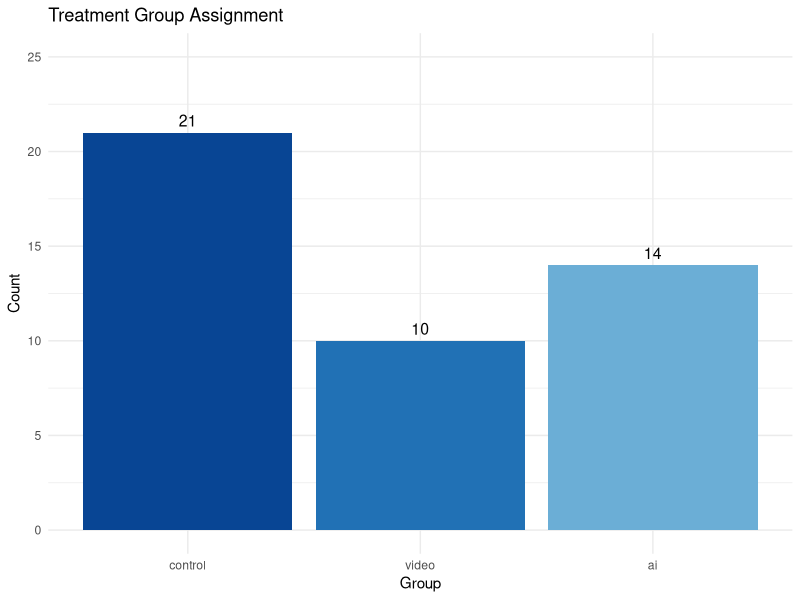
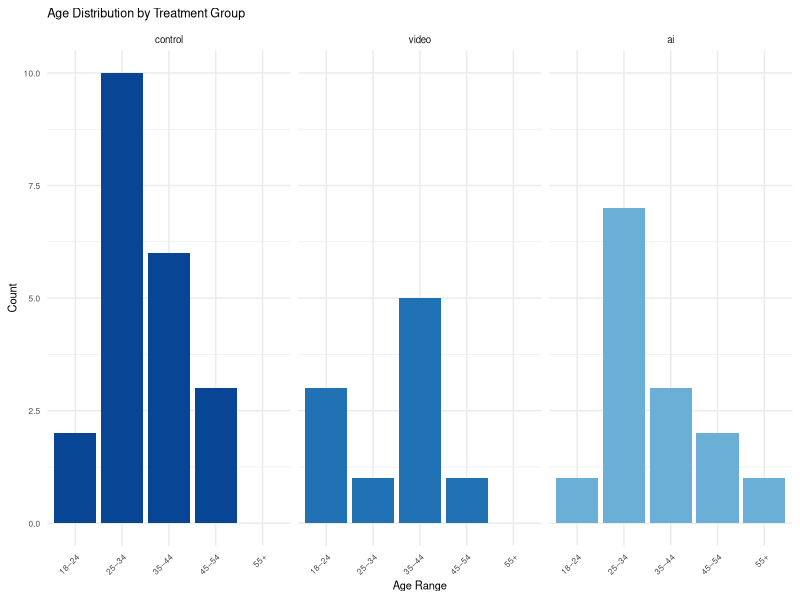
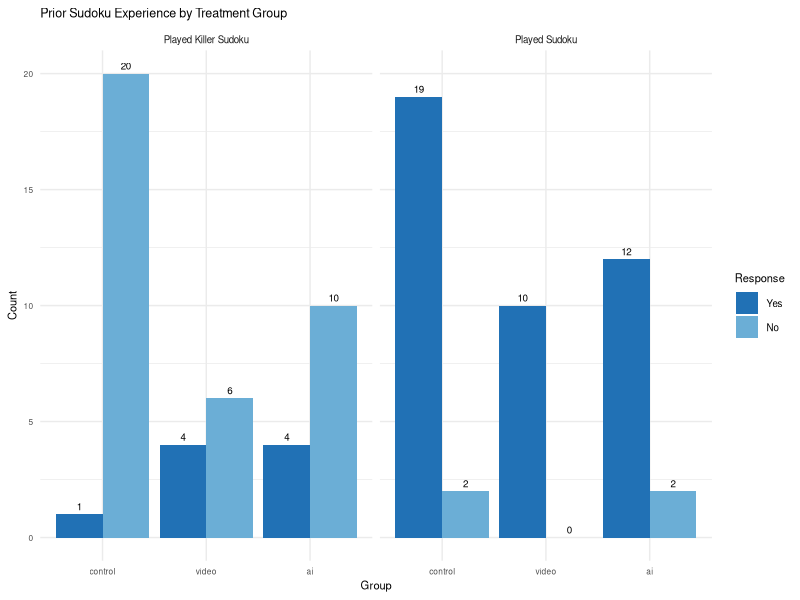
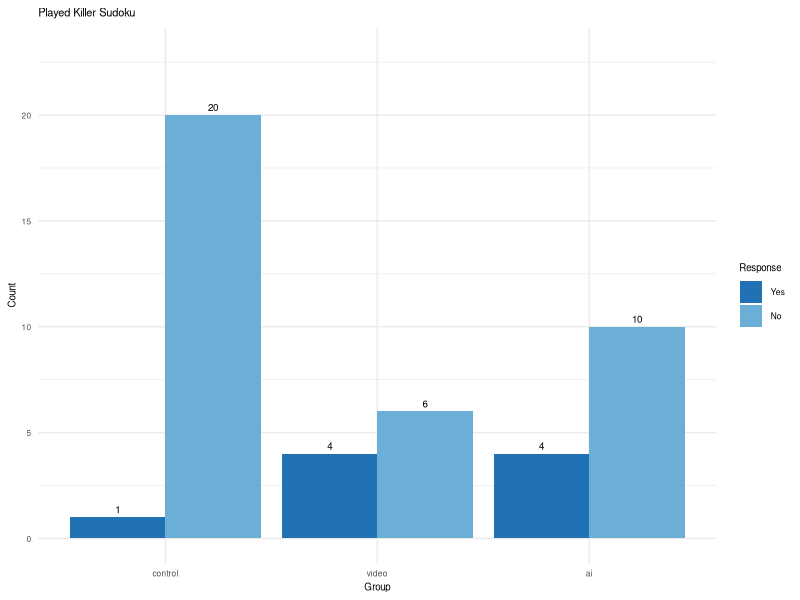
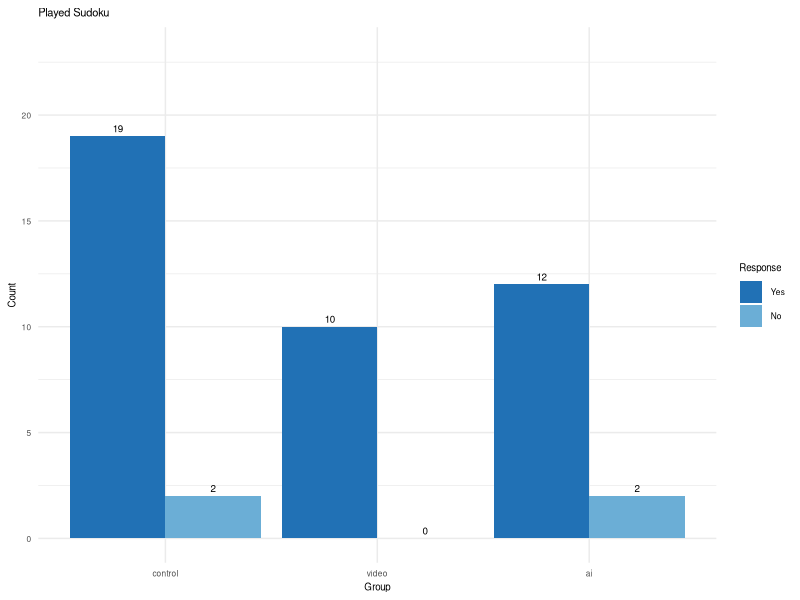
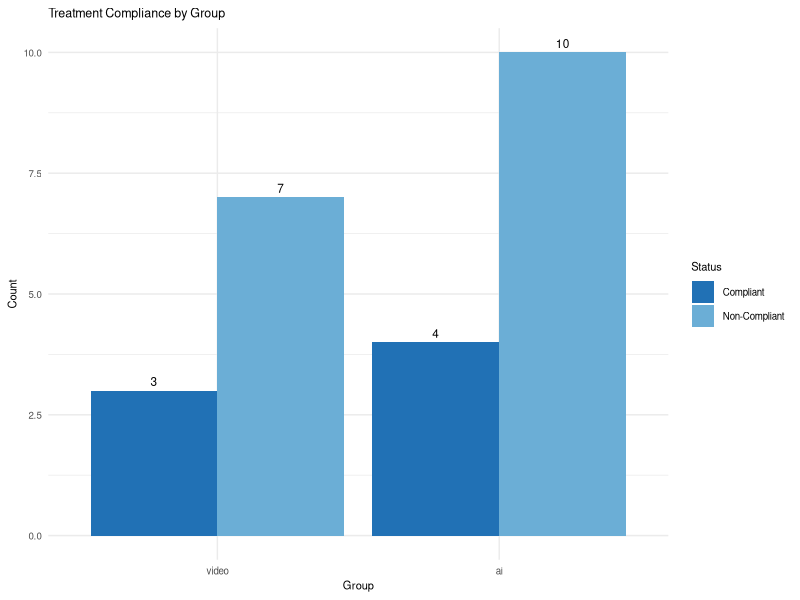
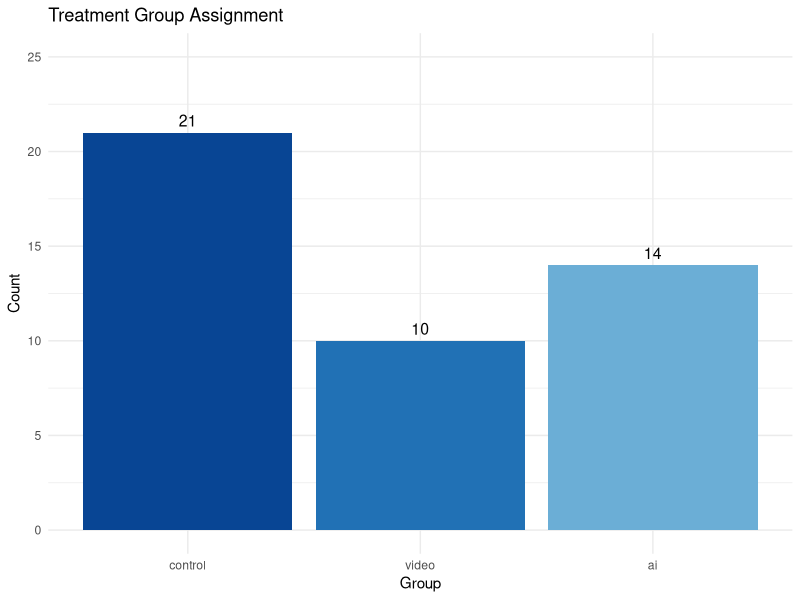
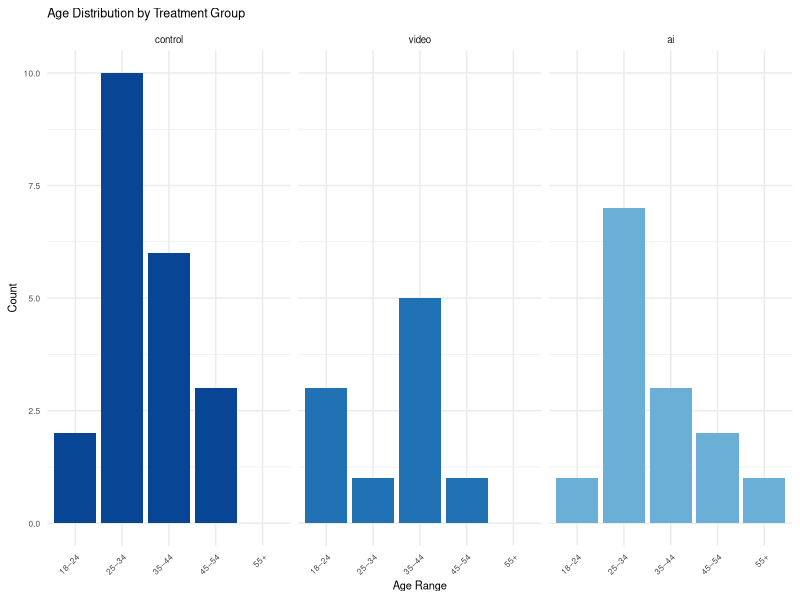

Recreate these plots in R, in order. (Note: this script raises an error after producing the figures.)
library(dplyr)
library(tidyverse)
library(knitr)
library(readr)
library(ggplot2)

height = 4
width = 3.5

df <- read_csv("./data/raw/killer_sudoku_experiment_raw.csv") |>
  mutate(
    group = factor(group, levels = c("control", "video", "ai")),
    completed = puzzle2Correct == TRUE
  )
  

cov_summary <- df |>
  group_by(group) |>
  summarise(
    N = as.character(n()),
    `Age 18-24 (%)` = as.character(round(mean(ageRange == "18\u201324", na.rm=TRUE)*100, 1)),
    `Age 25-34 (%)` = as.character(round(mean(ageRange == "25\u201334", na.rm=TRUE)*100, 1)),
    `Age 35-44 (%)` = as.character(round(mean(ageRange == "35\u201344", na.rm=TRUE)*100, 1)),
    `Age 45-54 (%)` = as.character(round(mean(ageRange == "45\u201354", na.rm=TRUE)*100, 1)),
    `Age 55+ (%)` = as.character(round(mean(ageRange == "55+", na.rm=TRUE)*100, 1)),
    `Played Sudoku: Yes (%)` = as.character(round(mean(playedSudoku == "Yes", na.rm=TRUE)*100, 1)),
    `Played Killer Sudoku: Yes (%)` = as.character(round(mean(playedKillerSudoku == "Yes", na.rm=TRUE)*100, 1))
  ) |>
  pivot_longer(-group, names_to = "Covariate", values_to = "value") |>
  pivot_wider(names_from = group, values_from = value)

cov_summary

## Summary chart of assignment to treatment group
df |>
  count(group) |>
  ggplot(aes(x = group, y = n, fill = group)) +
  geom_bar(stat = "identity") +
  scale_fill_manual(values = c("control" = "#084594", "video" = "#2171b5", "ai" = "#6baed6")) +
  labs(title = "Treatment Group Assignment", x = "Group", y = "Count") +
  ylim(0, 25) +
  geom_text(aes(label = n), vjust = -0.5, size = 4) +
  theme_minimal() +
  theme(legend.position = "none")

ggsave("./output/group_assignment.png", width = width, height = height, dpi = 300)


## Covariate balance table
## Age distribution - faceted histogram
ggplot(df, aes(x = ageRange, fill = group)) +
  geom_bar(position = "dodge") +
  facet_wrap(~group) +
  scale_fill_manual(values = c("control" = "#084594", "video" = "#2171b5", "ai" = "#6baed6")) +
  labs(title = "Age Distribution by Treatment Group", x = "Age Range", y = "Count") +
  theme_minimal() +
  theme(
    legend.position = "none",
    axis.text.x = element_text(size = 6, angle = 45, hjust = 1),
    axis.text.y = element_text(size = 6),
    axis.title = element_text(size = 8),
    strip.text = element_text(size = 7),
    plot.title = element_text(size = 9)
  )
ggsave("./output/age_distribution.png", width = width, height = height, dpi = 300)

## Previous experience
df |>
  pivot_longer(cols = c(playedSudoku, playedKillerSudoku),
               names_to = "Variable", values_to = "Response") |>
  mutate(Response = factor(Response, levels = c("Yes", "No"))) |>
  mutate(Variable = recode(Variable,
                           "playedSudoku" = "Played Sudoku",
                           "playedKillerSudoku" = "Played Killer Sudoku")) |>
  group_by(group, Variable, Response) |>
  summarise(n = n(), .groups = "drop") |>
  complete(group, Variable, Response, fill = list(n = 0)) |>
  ggplot(aes(x = group, y = n, fill = Response)) +
  geom_bar(stat = "identity", position = "dodge") +
  facet_wrap(~Variable) +
  scale_fill_manual(values = c("Yes" = "#2171b5", "No" = "#6baed6")) +
  labs(title = "Prior Sudoku Experience by Treatment Group", x = "Group", y = "Count") +
  geom_text(aes(label = n), 
            position = position_dodge(width = 0.9), 
            vjust = -0.5, size = 2.5) +
  theme_minimal() +
  theme(
    axis.text.x = element_text(size = 6),
    axis.text.y = element_text(size = 6),
    axis.title = element_text(size = 8),
    strip.text = element_text(size = 7),
    plot.title = element_text(size = 9),
    legend.text = element_text(size = 7),
    legend.title = element_text(size = 8)
  )


## previous experience broken into smaller charts
# Smaller chart - killer sudoku
df |>
  mutate(playedKillerSudoku = factor(playedKillerSudoku, levels = c("Yes", "No"))) |>
  group_by(group, playedKillerSudoku) |>
  summarise(n = n(), .groups = "drop") |>
  complete(group, playedKillerSudoku, fill = list(n = 0)) |>
  ggplot(aes(x = group, y = n, fill = playedKillerSudoku)) +
  geom_bar(stat = "identity", position = "dodge") +
  geom_text(aes(label = n), position = position_dodge(width = 0.9), vjust = -0.5, size = 2.5) +
  scale_fill_manual(values = c("Yes" = "#2171b5", "No" = "#6baed6")) +
  labs(title = "Played Killer Sudoku", x = "Group", y = "Count", fill = "Response") +
  ylim(0, 23) +
  theme_minimal() +
  theme(
    axis.text = element_text(size = 6),
    axis.title = element_text(size = 7),
    plot.title = element_text(size = 8),
    legend.text = element_text(size = 6),
    legend.title = element_text(size = 7)
  )

ggsave("./output/killer_sudoku_exp.png", width = 3.5, height = 2, dpi = 300)

# Smaller chart - Played Sudoku
df |>
  mutate(playedSudoku = factor(playedSudoku, levels = c("Yes", "No"))) |>
  group_by(group, playedSudoku) |>
  summarise(n = n(), .groups = "drop") |>
  complete(group, playedSudoku, fill = list(n = 0)) |>
  ggplot(aes(x = group, y = n, fill = playedSudoku)) +
  geom_bar(stat = "identity", position = "dodge") +
  geom_text(aes(label = n), position = position_dodge(width = 0.9), vjust = -0.5, size = 2.5) +
  scale_fill_manual(values = c("Yes" = "#2171b5", "No" = "#6baed6")) +
  labs(title = "Played Sudoku", x = "Group", y = "Count", fill = "Response") +
  ylim(0, 23) +
  theme_minimal() +
  theme(
    axis.text = element_text(size = 6),
    axis.title = element_text(size = 7),
    plot.title = element_text(size = 8),
    legend.text = element_text(size = 6),
    legend.title = element_text(size = 7)
  )

ggsave("./output/sudoku_exp.png", width = 3.5, height = 2, dpi = 300)


## Compliance check

df <- df |>
  mutate(compliant = case_when(
    group == "video" ~ puzzle1ElapsedSeconds >= 279,
    group == "ai"    ~ aiMessageCount > 0,
    group == "control" ~ NA
  ))

df |>
  filter(group != "control") |>
  group_by(group, compliant) |>
  summarise(n = n(), .groups = "drop") |>
  mutate(compliant = ifelse(compliant, "Compliant", "Non-Compliant")) |>
  ggplot(aes(x = group, y = n, fill = compliant)) +
  geom_bar(stat = "identity", position = "dodge") +
  scale_fill_manual(values = c("Compliant" = "#2171b5", "Non-Compliant" = "#6baed6")) +
  geom_text(aes(label = n), position = position_dodge(width = 0.9), vjust = -0.5, size = 3) +
  labs(title = "Treatment Compliance by Group", x = "Group", y = "Count", fill = "Status") +
  theme_minimal() +
  theme(
    axis.text = element_text(size = 7),
    axis.title = element_text(size = 8),
    plot.title = element_text(size = 9),
    legend.text = element_text(size = 7),
    legend.title = element_text(size = 8)
  )

ggsave("/Users/davidschaaf/MIDS/CausalInference241/mids_241_experiment/output/compliance.png", 
       width = 4.5, height = 3.5, dpi = 300)


## Summary variables for inline code

# Group ns
n_control <- nrow(df |> filter(group == "control"))
n_video   <- nrow(df |> filter(group == "video"))
n_ai      <- nrow(df |> filter(group == "ai"))
n_total   <- nrow(df)

# Age distribution by group (%)
age_pct <- df |>
  group_by(group) |>
  summarise(
    pct_18_24 = round(mean(ageRange == "18–24", na.rm=TRUE)*100, 1),
    pct_25_34 = round(mean(ageRange == "25–34", na.rm=TRUE)*100, 1),
    pct_35_44 = round(mean(ageRange == "35–44", na.rm=TRUE)*100, 1),
    pct_45_54 = round(mean(ageRange == "45–54", na.rm=TRUE)*100, 1),
    pct_55_plus = round(mean(ageRange == "55+",  na.rm=TRUE)*100, 1)
  )

age_control <- age_pct |> filter(group == "control")
age_video   <- age_pct |> filter(group == "video")
age_ai      <- age_pct |> filter(group == "ai")

# Prior experience (%)
exp_pct <- df |>
  group_by(group) |>
  summarise(
    pct_sudoku        = round(mean(playedSudoku == "Yes",       na.rm=TRUE)*100, 1),
    pct_killer_sudoku = round(mean(playedKillerSudoku == "Yes", na.rm=TRUE)*100, 1)
  )

exp_control <- exp_pct |> filter(group == "control")
exp_video   <- exp_pct |> filter(group == "video")
exp_ai      <- exp_pct |> filter(group == "ai")


# Compliance checks 
# Compliance
n_video_compliant     <- df |> filter(group == "video", compliant == TRUE)  |> nrow()
n_video_noncompliant  <- df |> filter(group == "video", compliant == FALSE) |> nrow()
n_ai_compliant        <- df |> filter(group == "ai",    compliant == TRUE)  |> nrow()
n_ai_noncompliant     <- df |> filter(group == "ai",    compliant == FALSE) |> nrow()

compliance_rate_video <- round(n_video_compliant / n_video * 100, 1)
compliance_rate_ai    <- round(n_ai_compliant    / n_ai    * 100, 1)


# Save variables for access inline
save(n_control, n_video, n_ai, n_total,
     age_control, age_video, age_ai,
     exp_control, exp_video, exp_ai,
     n_video_compliant, n_video_noncompliant, compliance_rate_video,
     n_ai_compliant, n_ai_noncompliant, compliance_rate_ai,
     file = "./data/processed/sudoku_summary.RData")
